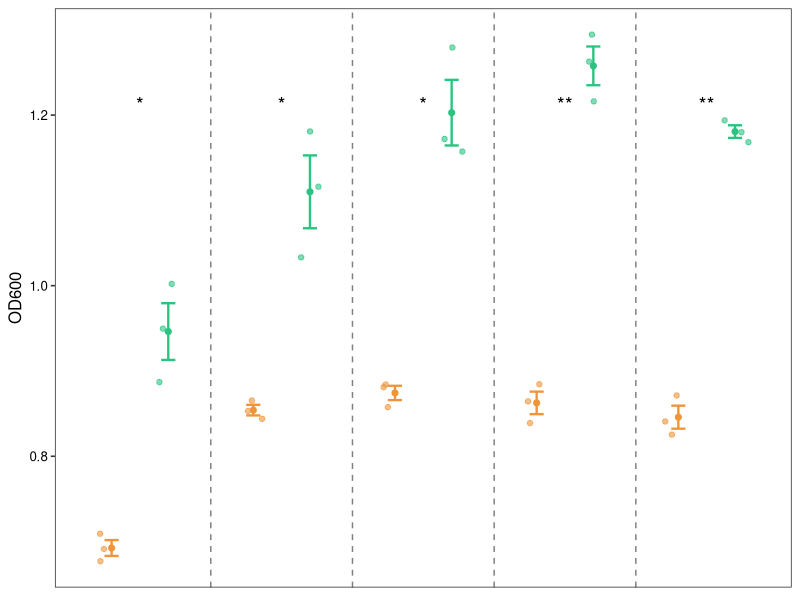
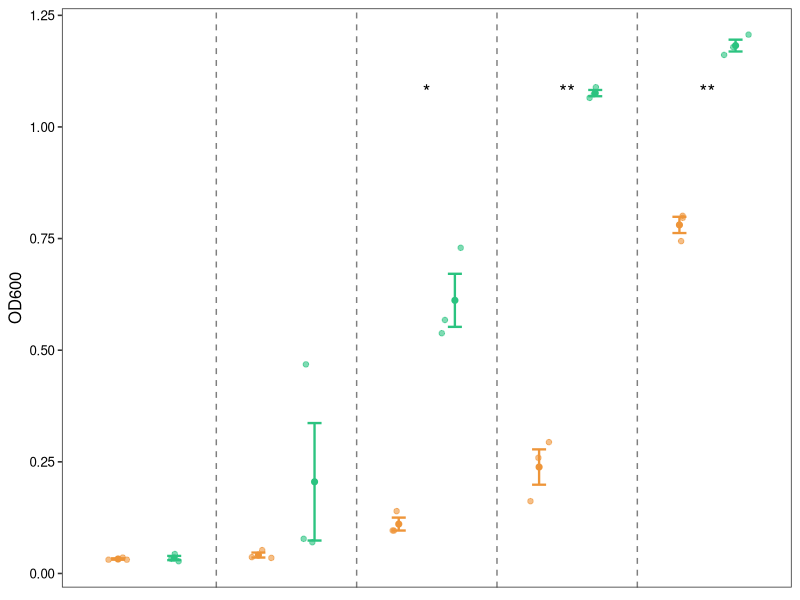
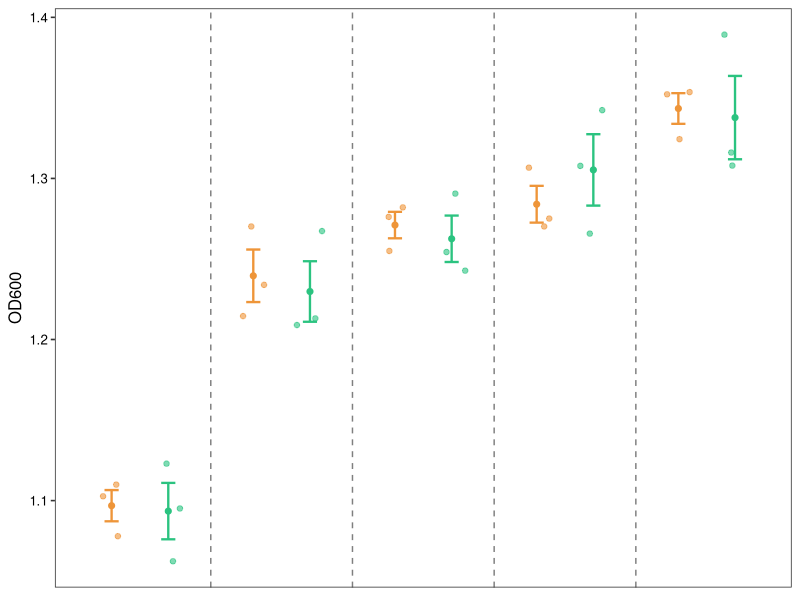
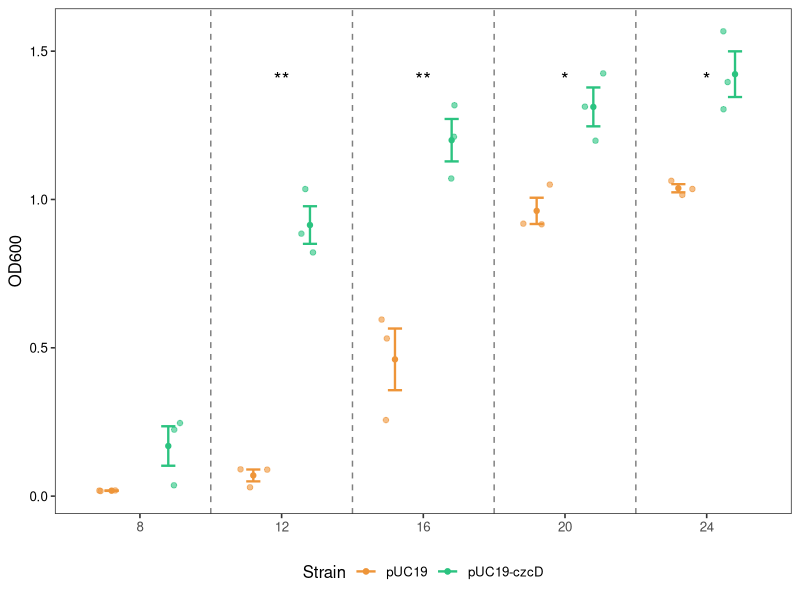
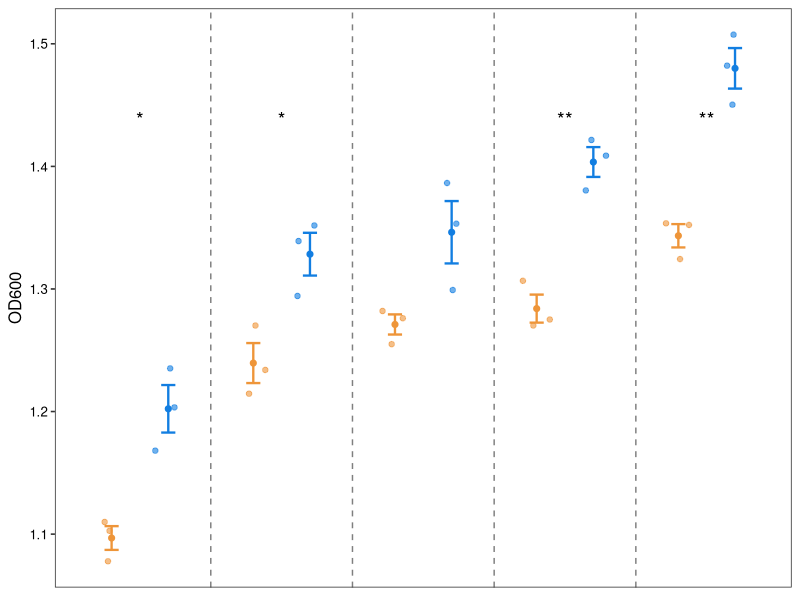
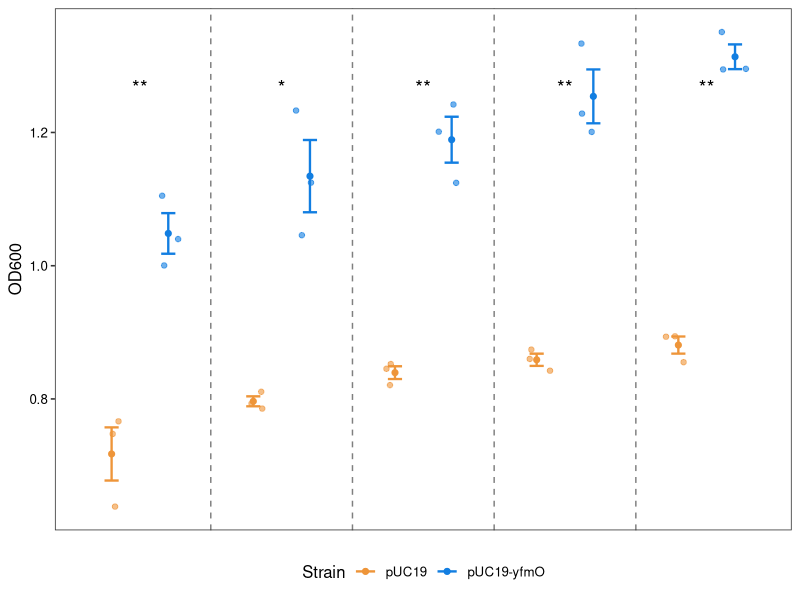

R code for these plots, in order:
#### START ####
rm(list = ls())
library(ggplot2)
library(dplyr)
library(broom)
library(patchwork)



#### Fig.6 c ####
data <- read.csv("Co_data_b_0mm.csv", sep = ",", header = TRUE)
data$Time <- factor(data$Time, levels = unique(data$Time))
stat_test <- data %>%
  group_by(Time) %>%
  do(tidy(t.test(OD600 ~ Strain, data = .))) %>%
  select(Time, p.value) %>%
  mutate(
    sig = case_when(
      p.value < 0.01 ~ "**",
      p.value < 0.05 ~ "*",
      TRUE ~ ""
    )
  )


global_max_od <- max(data$OD600)  
y_pos_unified <- data %>%
  distinct(Time) %>%  
  mutate(y_pos = global_max_od * 0.93) %>%  
  left_join(stat_test, by = "Time") 


c_Co_0mm <- ggplot(data, aes(x = Time, y = OD600, color = Strain)) +
  geom_point(position = position_jitterdodge(jitter.width = 0.2,  dodge.width = 0.8), 
             size = 1.55, alpha = 0.6 ) +  
  geom_vline(xintercept = seq(1.5, length(unique(data$Time)) - 0.5, 1),
             linetype = "dashed", color = "gray50", linewidth = 0.5) +
  stat_summary(fun = mean, geom = "point", size = 1.75, position = position_dodge(0.8)) +
  stat_summary(fun.data = mean_se, geom = "errorbar", width = 0.2, position = position_dodge(0.8),
               linewidth = 0.8) +
  geom_text(
    data = y_pos_unified,  
    aes(x = Time, y = y_pos, label = sig),
    inherit.aes = FALSE, 
    size = 5, 
    vjust = 0        
  ) +
  scale_color_manual(values = c("#EE9539", "#2BC380")) +
  labs(y = "OD600", color = "Strain") +
  theme_bw(base_size = 12) +
  theme(
    panel.grid = element_blank(),
    legend.position = "none",
    axis.text.x = element_blank(),
    axis.ticks.x = element_blank(),
    axis.text.y = element_text(color = "black"),
    axis.title.x = element_blank()
  )


data <- read.csv("Cd_data_b_0.5mm.csv", sep = ",", header = TRUE)
data$Time <- factor(data$Time, levels = unique(data$Time))
stat_test <- data %>%
  group_by(Time) %>%
  do(tidy(t.test(OD600 ~ Strain, data = .))) %>%
  select(Time, p.value) %>%
  mutate(
    sig = case_when(
      p.value < 0.01 ~ "**",
      p.value < 0.05 ~ "*",
      TRUE ~ ""
    )
  )


global_max_od <- max(data$OD600)  
y_pos_unified <- data %>%
  distinct(Time) %>% 
  mutate(y_pos = global_max_od * 0.93) %>% 
  left_join(stat_test, by = "Time")  


c_Cd_0.5mm <- ggplot(data, aes(x = Time, y = OD600, color = Strain)) +
  geom_point(position = position_jitterdodge(jitter.width = 0.2,  dodge.width = 0.8), 
             size = 1.55, alpha = 0.6 ) +
  geom_vline(xintercept = seq(1.5, length(unique(data$Time)) - 0.5, 1),
             linetype = "dashed", color = "gray50", linewidth = 0.5) +
  stat_summary(fun = mean, geom = "point", size = 1.75, position = position_dodge(0.8)) +
  stat_summary(fun.data = mean_se, geom = "errorbar", width = 0.2, position = position_dodge(0.8),
               linewidth = 0.8) +
  geom_text(
    data = y_pos_unified, 
    aes(x = Time, y = y_pos, label = sig),
    inherit.aes = FALSE, 
    size = 5, 
    vjust = 0        
  ) +
  scale_color_manual(values = c("#EE9539", "#2BC380")) +
  labs(y = "OD600", color = "Strain") +
  theme_bw(base_size = 12) +
  theme(
    panel.grid = element_blank(),
    legend.position = "none",
    axis.text.x = element_blank(),
    axis.ticks.x = element_blank(),
    axis.text.y = element_text(color = "black"),
    axis.title.x = element_blank()
  )



data <- read.csv("Cd_data_b_0.75mm.csv", sep = ",", header = TRUE)
data$Time <- factor(data$Time, levels = unique(data$Time))

stat_test <- data %>%
  group_by(Time) %>%
  do(tidy(t.test(OD600 ~ Strain, data = .))) %>%
  select(Time, p.value) %>%
  mutate(
    sig = case_when(
      p.value < 0.01 ~ "**",
      p.value < 0.05 ~ "*",
      TRUE ~ ""
    )
  )

global_max_od <- max(data$OD600)  
y_pos_unified <- data %>%
  distinct(Time) %>%  
  mutate(y_pos = global_max_od * 0.88) %>%  
  left_join(stat_test, by = "Time")  


c_Cd_0.75mm <- ggplot(data, aes(x = Time, y = OD600, color = Strain)) +
  geom_point(position = position_jitterdodge(jitter.width = 0.2,  dodge.width = 0.8), 
             size = 1.55, alpha = 0.6 ) +
  geom_vline(xintercept = seq(1.5, length(unique(data$Time)) - 0.5, 1),
             linetype = "dashed", color = "gray50", linewidth = 0.5) +
  stat_summary(fun = mean, geom = "point", size = 1.75, position = position_dodge(0.8)) +
  stat_summary(fun.data = mean_se, geom = "errorbar", width = 0.2, position = position_dodge(0.8),
               linewidth = 0.8) +
  geom_text(
    data = y_pos_unified,  
    aes(x = Time, y = y_pos, label = sig),
    inherit.aes = FALSE, 
    size = 5, 
    vjust = 0       
  ) +
  scale_color_manual(values = c("#EE9539", "#2BC380")) +
  
  labs(y = "OD600", color = "Strain") +
  
  theme_bw(base_size = 12) +
  theme(
    panel.grid = element_blank(),
    legend.position = "none",
    axis.text.x = element_blank(),
    axis.ticks.x = element_blank(),
    axis.text.y = element_text(color = "black"),
    axis.title.x = element_blank()
  )



data <- read.csv("Co_data_b_1mm.csv", sep = ",", header = TRUE)
data$Time <- factor(data$Time, levels = unique(data$Time))


stat_test <- data %>%
  group_by(Time) %>%
  do(tidy(t.test(OD600 ~ Strain, data = .))) %>%
  select(Time, p.value) %>%
  mutate(
    sig = case_when(
      p.value < 0.01 ~ "**",
      p.value < 0.05 ~ "*",
      TRUE ~ ""
    )
  )


global_max_od <- max(data$OD600)  
y_pos_unified <- data %>%
  distinct(Time) %>%  
  mutate(y_pos = global_max_od * 0.88) %>%  
  left_join(stat_test, by = "Time")  


c_Co_1mm <- ggplot(data, aes(x = Time, y = OD600, color = Strain)) +
  geom_point(position = position_jitterdodge(jitter.width = 0.2,  dodge.width = 0.8), 
             size = 1.55, alpha = 0.6 ) +
  geom_vline(xintercept = seq(1.5, length(unique(data$Time)) - 0.5, 1),
             linetype = "dashed", color = "gray50", linewidth = 0.5) +
  stat_summary(fun = mean, geom = "point", size = 1.5, position = position_dodge(0.8)) +
  stat_summary(fun.data = mean_se, geom = "errorbar", width = 0.2, position = position_dodge(0.8),
               linewidth = 0.8) +
  geom_text(
    data = y_pos_unified,  
    aes(x = Time, y = y_pos, label = sig),
    inherit.aes = FALSE, 
    size = 5, 
    vjust = 0        
  ) +
  scale_color_manual(values = c("#EE9539", "#2BC380")) +
  labs(y = "OD600", color = "Strain") +
  theme_bw(base_size = 12) +
  theme(
    panel.grid = element_blank(),
    legend.position = "bottom",
    axis.text.y = element_text(color = "black"),
    axis.title.x = element_blank()
  )

#### Fig.6 d ####
data <- read.csv("Cu_data_b_0mm.csv", sep = ",", header = TRUE)
data$Time <- factor(data$Time, levels = unique(data$Time))
stat_test <- data %>%
  group_by(Time) %>%
  do(tidy(t.test(OD600 ~ Strain, data = .))) %>%
  select(Time, p.value) %>%
  mutate(
    sig = case_when(
      p.value < 0.01 ~ "**",
      p.value < 0.05 ~ "*",
      TRUE ~ ""
    )
  )


global_max_od <- max(data$OD600)  
y_pos_unified <- data %>%
  distinct(Time) %>%  
  mutate(y_pos = global_max_od * 0.95) %>%  
  left_join(stat_test, by = "Time") 


y_Cu_0mm <- ggplot(data, aes(x = Time, y = OD600, color = Strain)) +
  geom_point(position = position_jitterdodge(jitter.width = 0.2,  dodge.width = 0.8), 
             size = 1.55, alpha = 0.6 ) +
  geom_vline(xintercept = seq(1.5, length(unique(data$Time)) - 0.5, 1),
             linetype = "dashed", color = "gray50", linewidth = 0.5) +
  stat_summary(fun = mean, geom = "point", size = 1.75, position = position_dodge(0.8)) +
  stat_summary(fun.data = mean_se, geom = "errorbar", width = 0.2, position = position_dodge(0.8),
               linewidth = 0.8) +
  geom_text(
    data = y_pos_unified,  
    aes(x = Time, y = y_pos, label = sig),
    inherit.aes = FALSE, 
    size = 5, 
    vjust = 0        
  ) +
  scale_color_manual(values = c("#EE9539", "#127EE1")) +
  labs(y = "OD600", color = "Strain") +
  theme_bw(base_size = 12) +
  theme(
    panel.grid = element_blank(),
    legend.position = "none",
    axis.text.x = element_blank(),
    axis.ticks.x = element_blank(),
    axis.text.y = element_text(color = "black"),
    axis.title.x = element_blank()
  )


data <- read.csv("Cu_data_b_1mm.csv", sep = ",", header = TRUE)
data$Time <- factor(data$Time, levels = unique(data$Time))
stat_test <- data %>%
  group_by(Time) %>%
  do(tidy(t.test(OD600 ~ Strain, data = .))) %>%
  select(Time, p.value) %>%
  mutate(
    sig = case_when(
      p.value < 0.01 ~ "**",
      p.value < 0.05 ~ "*",
      TRUE ~ ""
    )
  )


global_max_od <- max(data$OD600)  
y_pos_unified <- data %>%
  distinct(Time) %>%  
  mutate(y_pos = global_max_od * 0.93) %>%  
  left_join(stat_test, by = "Time") 


y_Cu_1mm <- ggplot(data, aes(x = Time, y = OD600, color = Strain)) +
  geom_point(position = position_jitterdodge(jitter.width = 0.2,  dodge.width = 0.8), 
             size = 1.55, alpha = 0.6 ) +   
  geom_vline(xintercept = seq(1.5, length(unique(data$Time)) - 0.5, 1),
             linetype = "dashed", color = "gray50", linewidth = 0.5) +
  stat_summary(fun = mean, geom = "point", size = 1.75, position = position_dodge(0.8)) +
  stat_summary(fun.data = mean_se, geom = "errorbar", width = 0.2, position = position_dodge(0.8),
               linewidth = 0.8) +
  geom_text(
    data = y_pos_unified,  
    aes(x = Time, y = y_pos, label = sig),
    inherit.aes = FALSE, 
    size = 5, 
    vjust = 0        
  ) +
  scale_color_manual(values = c("#EE9539", "#127EE1")) +
  labs(y = "OD600", color = "Strain") +
  theme_bw(base_size = 12) +
  theme(
    panel.grid = element_blank(),
    legend.position = "bottom",
    axis.text.x = element_blank(),
    axis.ticks.x = element_blank(),
    axis.text.y = element_text(color = "black"),
    axis.title.x = element_blank()
  )
